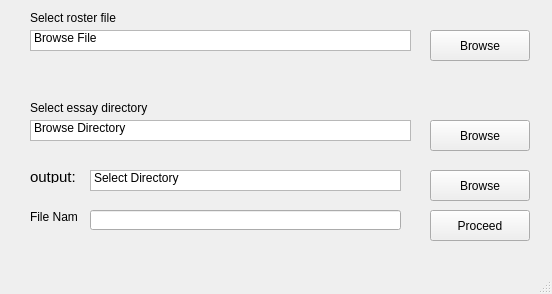
<?xml version="1.0" encoding="UTF-8"?>
<ui version="4.0">
 <class>MainWindow</class>
 <widget class="QMainWindow" name="MainWindow">
  <property name="geometry">
   <rect>
    <x>0</x>
    <y>0</y>
    <width>552</width>
    <height>294</height>
   </rect>
  </property>
  <property name="windowTitle">
   <string>MainWindow</string>
  </property>
  <widget class="QWidget" name="centralwidget">
   <widget class="QPushButton" name="select_roster__browse_btn">
    <property name="geometry">
     <rect>
      <x>430</x>
      <y>30</y>
      <width>100</width>
      <height>31</height>
     </rect>
    </property>
    <property name="text">
     <string>Browse</string>
    </property>
   </widget>
   <widget class="QListWidget" name="select_roster__line">
    <property name="geometry">
     <rect>
      <x>30</x>
      <y>30</y>
      <width>381</width>
      <height>21</height>
     </rect>
    </property>
    <item>
     <property name="text">
      <string>Browse File</string>
     </property>
    </item>
   </widget>
   <widget class="QPushButton" name="select_dir__browse_btn">
    <property name="geometry">
     <rect>
      <x>430</x>
      <y>120</y>
      <width>100</width>
      <height>31</height>
     </rect>
    </property>
    <property name="text">
     <string>Browse</string>
    </property>
   </widget>
   <widget class="QListWidget" name="select_dir__line">
    <property name="geometry">
     <rect>
      <x>30</x>
      <y>120</y>
      <width>381</width>
      <height>21</height>
     </rect>
    </property>
    <item>
     <property name="text">
      <string>Browse Directory</string>
     </property>
    </item>
   </widget>
   <widget class="QPushButton" name="pushButton_3">
    <property name="geometry">
     <rect>
      <x>430</x>
      <y>210</y>
      <width>100</width>
      <height>31</height>
     </rect>
    </property>
    <property name="text">
     <string>Proceed</string>
    </property>
   </widget>
   <widget class="QListWidget" name="output__line">
    <property name="geometry">
     <rect>
      <x>90</x>
      <y>170</y>
      <width>311</width>
      <height>21</height>
     </rect>
    </property>
    <item>
     <property name="text">
      <string>Select Directory</string>
     </property>
    </item>
   </widget>
   <widget class="QLabel" name="select_roster__label">
    <property name="geometry">
     <rect>
      <x>30</x>
      <y>10</y>
      <width>121</width>
      <height>16</height>
     </rect>
    </property>
    <property name="text">
     <string>Select roster file</string>
    </property>
   </widget>
   <widget class="QLabel" name="select_dir__label">
    <property name="geometry">
     <rect>
      <x>30</x>
      <y>100</y>
      <width>121</width>
      <height>16</height>
     </rect>
    </property>
    <property name="text">
     <string>Select essay directory</string>
    </property>
   </widget>
   <widget class="QLabel" name="output__label">
    <property name="geometry">
     <rect>
      <x>30</x>
      <y>170</y>
      <width>47</width>
      <height>13</height>
     </rect>
    </property>
    <property name="font">
     <font>
      <pointsize>11</pointsize>
     </font>
    </property>
    <property name="text">
     <string>output:</string>
    </property>
   </widget>
   <widget class="QPushButton" name="output__browse_btn">
    <property name="geometry">
     <rect>
      <x>430</x>
      <y>170</y>
      <width>100</width>
      <height>31</height>
     </rect>
    </property>
    <property name="text">
     <string>Browse</string>
    </property>
   </widget>
   <widget class="QLabel" name="label">
    <property name="geometry">
     <rect>
      <x>30</x>
      <y>210</y>
      <width>47</width>
      <height>13</height>
     </rect>
    </property>
    <property name="text">
     <string>File Name</string>
    </property>
   </widget>
   <widget class="QLineEdit" name="lineEdit">
    <property name="geometry">
     <rect>
      <x>90</x>
      <y>210</y>
      <width>311</width>
      <height>20</height>
     </rect>
    </property>
   </widget>
  </widget>
  <widget class="QMenuBar" name="menubar">
   <property name="geometry">
    <rect>
     <x>0</x>
     <y>0</y>
     <width>552</width>
     <height>21</height>
    </rect>
   </property>
  </widget>
  <widget class="QStatusBar" name="statusbar"/>
 </widget>
 <resources/>
 <connections/>
</ui>
